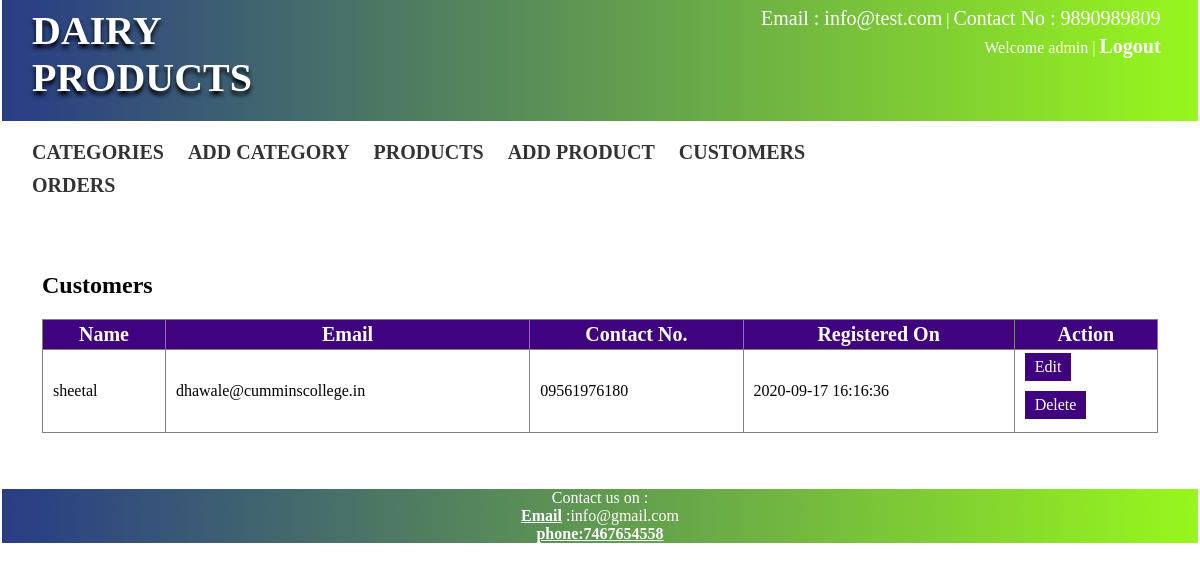
The app's page /customers_listing.php (signed in) with its own data.
### tables this page shows
CREATE TABLE `users` (
  `user_id` int(20) NOT NULL,
  `user_name` varchar(256) NOT NULL,
  `user_mail` varchar(128) NOT NULL,
  `user_contact` varchar(32) NOT NULL,
  `user_username` varchar(128) NOT NULL,
  `user_password` varchar(64) NOT NULL,
  `registered_on` datetime NOT NULL
);

### customers_listing.php (the view, shortened to what this page needs)
<!DOCTYPE html>
	<head>
		<link rel="stylesheet" type="text/css" href="css/projstyle.css">
	</head>
	<body>
			<?php include 'adminheader.php';
		if(isset($_SESSION['adminlogin']) && $_SESSION['adminlogin']==true){ ?>
		<div class="page-content">
		<h2>Customers</h2>
		<?php
			include 'database.php';
			$sql = "SELECT user_id, user_name, user_mail,user_contact,registered_on FROM users";
			$result = mysqli_query($conn,$sql);
			if ($result->num_rows > 0) {
				?>
				<table border="1" class="productlisting">
					<tr>
						<th>Name</th>
						<th>Email</th>
						<th>Contact No.</th>
						<th>Registered On</th>
						<th>Action</th>
					</tr>
				<?php
				while($row = mysqli_fetch_assoc($result)) {
					?>
					<tr>
						<td><?php echo $row["user_name"]; ?></td>
						<td><?php echo $row["user_mail"]; ?></td>
						<td><?php echo $row["user_contact"]; ?></td>
						<td><?php echo $row["registered_on"]; ?></td>
						<td>
							<div><a href="edit-customer.php?customer=<?php echo $row["user_id"];?>" class="btn">Edit</a></div>
							<div><a href="delete-customer.php?customer=<?php echo $row["user_id"];?>" class="btn">Delete</a></div>
						</td>
					</tr>
					<?php
				}
				?>
				</table>
				<?php
			} else {
			echo "No data found";
			}
		?>
		</div>
			<?php }else{
		echo "<h1>You don't have rights to access this page..</h1>";
	} ?>
       <?php include 'footer.php'; ?>
	</body>
</html>

### css/projstyle.css (style rules this page uses)
body { margin:2px; font-size: 16px; }
.page-content { padding: 40px; }
.productlisting { width:100%; border-collapse: collapse; }
.productlisting th { color:#fff; background: #3f0380; padding: 3px 10px; font-size: 20px; }
.productlisting td { padding: 3px 10px; }
a.btn { color:#fff; background: #3f0380; padding: 5px 10px; text-decoration: none; display: inline-block; margin-bottom: 10px; }

### records on screen
users: user_name "sheetal", user_mail "dhawale@cumminscollege.in", user_contact "09561976180", registered_on "2020-09-17 16:16:36"

### other values on screen
$_SESSION['session_systemuser_name'] "admin"
